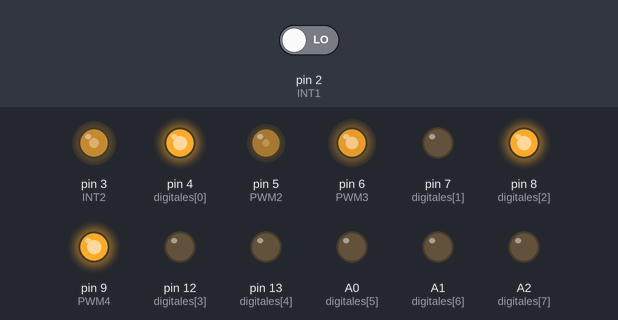
The sketch below on a simulated Arduino Uno, built with avr-gcc and run on an emulated ATmega328P. Parts: output pins drawn as LEDs (lit = HIGH). Inputs (shaded band) come from the test bench; at power-on: pin 2 (INT1) LOW. What the sketch prints to the serial monitor is not drawn.

Above: at 0.1 s.
Timing chart, 0 to 1.6 s (numbered marks = the images above):
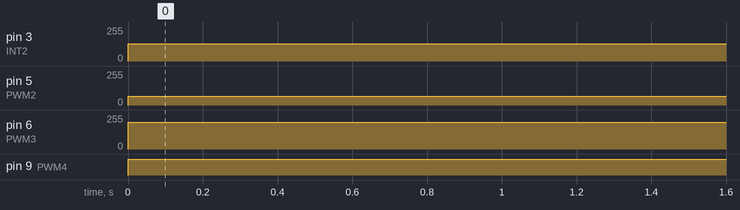

Measured:
- by itself, pin 3 (INT2): 0/255 → 128/255 at 0.00 s
- by itself, pin 5 (PWM2): 0/255 → 64/255 at 0.00 s
- by itself, pin 6 (PWM3): 0/255 → 200/255 at 0.00 s
- by itself, pin 9 (PWM4): LOW → HIGH at 0.00 s

The sketch:

SUMO_BMO_ESP.ino
```cpp
// // ========================
// // CONFIGURACIÓN DE PINES
// // ========================

// // UART
// #define UART_TX 17
// #define UART_RX 16

// // INTERRUPCIONES
// #define INT1 34
// #define INT2 35
// #define INT3 32
// #define INT4 33

// // PWM
// #define PWM1 25
// #define PWM2 26
// #define PWM3 27
// #define PWM4 14

// // SALIDAS DIGITALES
// int digitales[] = {4, 5, 18, 19, 21, 22, 23, 13};

// // ========================
// // ISR (Interrupciones)
// // ========================
// void IRAM_ATTR isr1() {}
// void IRAM_ATTR isr2() {}
// void IRAM_ATTR isr3() {}
// void IRAM_ATTR isr4() {}

// // ========================
// // SETUP
// // ========================
// void setup() {

//   Serial.begin(115200);

//   // UART2
//   Serial2.begin(115200, SERIAL_8N1, UART_RX, UART_TX);

//   // ------------------------
//   // INTERRUPCIONES
//   // ------------------------
//   pinMode(INT1, INPUT);
//   pinMode(INT2, INPUT);
//   pinMode(INT3, INPUT);
//   pinMode(INT4, INPUT);

//   attachInterrupt(INT1, isr1, RISING);
//   attachInterrupt(INT2, isr2, RISING);
//   attachInterrupt(INT3, isr3, RISING);
//   attachInterrupt(INT4, isr4, RISING);

//   // ------------------------
//   // PWM (LEDC)
//   // ------------------------
//   ledcAttach(PWM1, 5000, 8);
//   ledcAttach(PWM2, 5000, 8);
//   ledcAttach(PWM3, 5000, 8);
//   ledcAttach(PWM4, 5000, 8);

//   // ------------------------
//   // SALIDAS DIGITALES
//   // ------------------------
//   for (int i = 0; i < 8; i++) {
//     pinMode(digitales[i], OUTPUT);
//     digitalWrite(digitales[i], LOW);
//   }

//   digitalWrite(digitales[0], HIGH);
//   digitalWrite(digitales[2], HIGH);
// }

// // ========================
// // LOOP
// // ========================
// void loop() {

//   // Ejemplo PWM
//   ledcWrite(0, 128);
//   ledcWrite(1, 64);
//   ledcWrite(2, 200);
//   ledcWrite(3, 255);

//   delay(1000);
// }

// ========================
// CONFIGURACIÓN DE PINES - ARDUINO UNO R3
// ========================

// UART - UNO R3 tiene solo Serial (USB)
// No hay UART2 disponible. Se usa Serial (0,1) para comunicación
#define UART_TX 1  // Pin TX (conectado a USB)
#define UART_RX 0  // Pin RX (conectado a USB)

// INTERRUPCIONES - Solo pines 2 y 3 en UNO R3
// INT0 = Pin 2, INT1 = Pin 3 (limitado a 2 interrupciones)
#define INT1 2
#define INT2 3
// INT3 y INT4 no están disponibles en UNO R3
// Alternativa: usar pin change interrupts en otros pines

// PWM - Pines PWM en UNO R3: 3, 5, 6, 9, 10, 11
#define PWM1 3   // Timer2 (conflicto con INT2)
#define PWM2 5   // Timer0
#define PWM3 6   // Timer0
#define PWM4 9   // Timer1

// SALIDAS DIGITALES - Pines disponibles
int digitales[] = {4, 7, 8, 12, 13, A0, A1, A2};  // A0-A2 como digitales

// ========================
// ISR (Interrupciones)
// ========================
void isr1() {
  // Función para interrupción INT0 (Pin 2)
}

void isr2() {
  // Función para interrupción INT1 (Pin 3)
}

// NOTA: Para más interrupciones, usar PCINTs (Pin Change Interrupts)
// Ver función setupPinChangeInterrupts() abajo

// ========================
// Pin Change Interrupt Setup (Alternativa para más interrupciones)
// ========================
void setupPinChangeInterrupts() {
  // Para agregar interrupciones en más pines, usar:
  // PCICR - Pin Change Interrupt Control Register
  // PCMSK0, PCMSK1, PCMSK2 - Pin Change Mask Registers

  // Ejemplo: Habilitar PCINT en puerto B (pins 8-13)
  PCICR |= (1 << PCIE0);  // Habilitar grupo 0 (PCINT0-7)
  PCMSK0 |= (1 << PCINT0); // Habilitar PCINT0 (Pin 8)

  // Función ISR necesaria:
  // ISR(PCINT0_vect) { /* código */ }
}

// ========================
// SETUP
// ========================
void setup() {

  // Serial - UNO R3 solo tiene Serial (USB)
  Serial.begin(9600);  // Velocidad estándar (115200 puede causar problemas)

  // Serial2 NO EXISTE en UNO R3
  // Si necesitas segunda comunicación serial, usa SoftwareSerial
  // #include <SoftwareSerial.h>
  // SoftwareSerial mySerial(10, 11); // RX, TX
  // mySerial.begin(9600);

  // ------------------------
  // INTERRUPCIONES
  // ------------------------
  pinMode(INT1, INPUT);
  pinMode(INT2, INPUT);

  // Solo 2 interrupciones disponibles en UNO R3
  attachInterrupt(digitalPinToInterrupt(INT1), isr1, RISING);
  attachInterrupt(digitalPinToInterrupt(INT2), isr2, RISING);

  // Para INT3 e INT4, usar Pin Change Interrupts
  // setupPinChangeInterrupts();

  // ------------------------
  // PWM (analogWrite)
  // ------------------------
  // UNO R3 usa analogWrite() en lugar de ledcAttach()
  // Pines PWM: 3, 5, 6, 9, 10, 11
  pinMode(PWM1, OUTPUT);
  pinMode(PWM2, OUTPUT);
  pinMode(PWM3, OUTPUT);
  pinMode(PWM4, OUTPUT);

  // No es necesario "attach" PWM en UNO R3, solo usar analogWrite()

  // ------------------------
  // SALIDAS DIGITALES
  // ------------------------
  for (int i = 0; i < 8; i++) {
    pinMode(digitales[i], OUTPUT);
    digitalWrite(digitales[i], LOW);
  }

  digitalWrite(digitales[0], HIGH);
  digitalWrite(digitales[2], HIGH);

  Serial.println("Setup completado - Arduino UNO R3");
}

// ========================
// LOOP
// ========================
void loop() {

  // Ejemplo PWM - analogWrite(pin, valor 0-255)
  analogWrite(PWM1, 128);  // ~50% PWM
  analogWrite(PWM2, 64);   // ~25% PWM
  analogWrite(PWM3, 200);  // ~78% PWM
  analogWrite(PWM4, 255);  // 100% PWM

  delay(1000);
}

// ========================
// ISR para Pin Change Interrupts (si la necesitas)
// ========================
// ISR(PCINT0_vect) {
//   // Se ejecuta cuando cambia cualquier pin en PCINT0-7
// }
```
